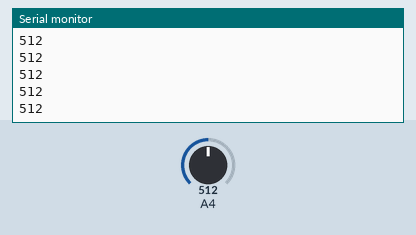
The sketch below on a simulated Arduino Mega 2560, built with avr-gcc and run on an emulated ATmega2560. On the bench: the last lines printed to the serial monitor. The inputs (shaded band) are chosen by the test bench; at power-on: A4 = 512.

Above: at 1.2 s.
1.3 s: A4 set to 716
At 1.32 s:
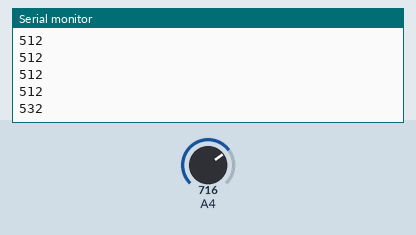
2.8 s: A4 set to 900
At 2.83 s:
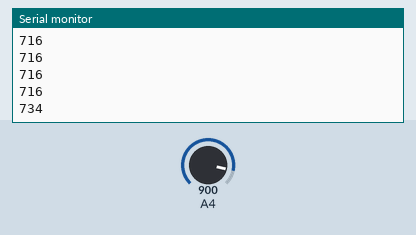
Timing chart, 0 to 5.8 s (numbered marks = the images above; inputs shaded):
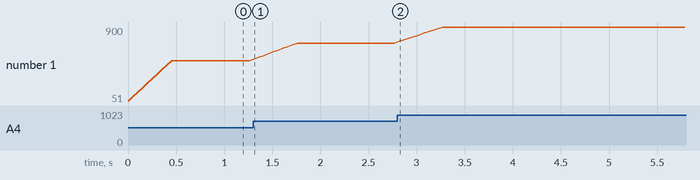

Measured:
- after the input at 1.3 s, the serial monitor: prints a new line at once (image 1)
- after the input at 2.8 s, the serial monitor: prints a new line at once (image 2)
- plotted number 1: 512 → 716 after the input at 1.3 s, 716 → 900 after the input at 2.8 s

The sketch:

average_filter.ino
```cpp
const int flexPin = 36;
const int numReadings = 10; // Số mẫu để lấy trung bình

int readings[numReadings];  // Mảng lưu các giá trị đọc
int readIndex = 0;          // Chỉ số hiện tại
int total = 0;              // Tổng các giá trị
int average = 0;            // Giá trị trung bình

void setup() {
  Serial.begin(115200);

  // Khởi tạo tất cả giá trị về 0
  for (int i = 0; i < numReadings; i++) {
    readings[i] = 0;
  }
}

void loop() {
  // Loại bỏ giá trị cũ khỏi tổng
  total = total - readings[readIndex];

  // Đọc giá trị mới
  readings[readIndex] = analogRead(flexPin);

  // Thêm giá trị mới vào tổng
  total = total + readings[readIndex];

  // Chuyển đến vị trí tiếp theo
  readIndex = (readIndex + 1) % numReadings;

  // Tính giá trị trung bình
  average = total / numReadings;

  Serial.println(average);

  delay(50);
}
```
